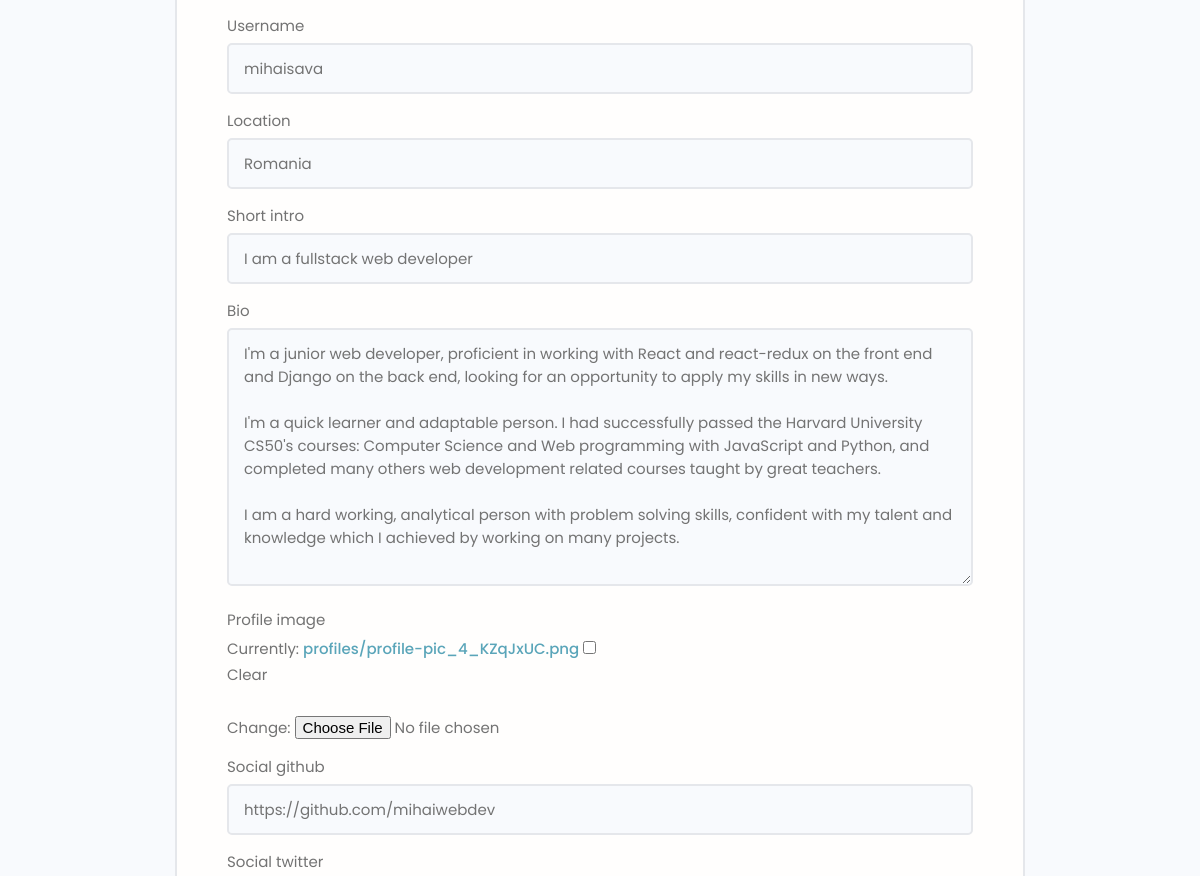
Page /edit-account/ (signed in, middle part) on the earlier database version.
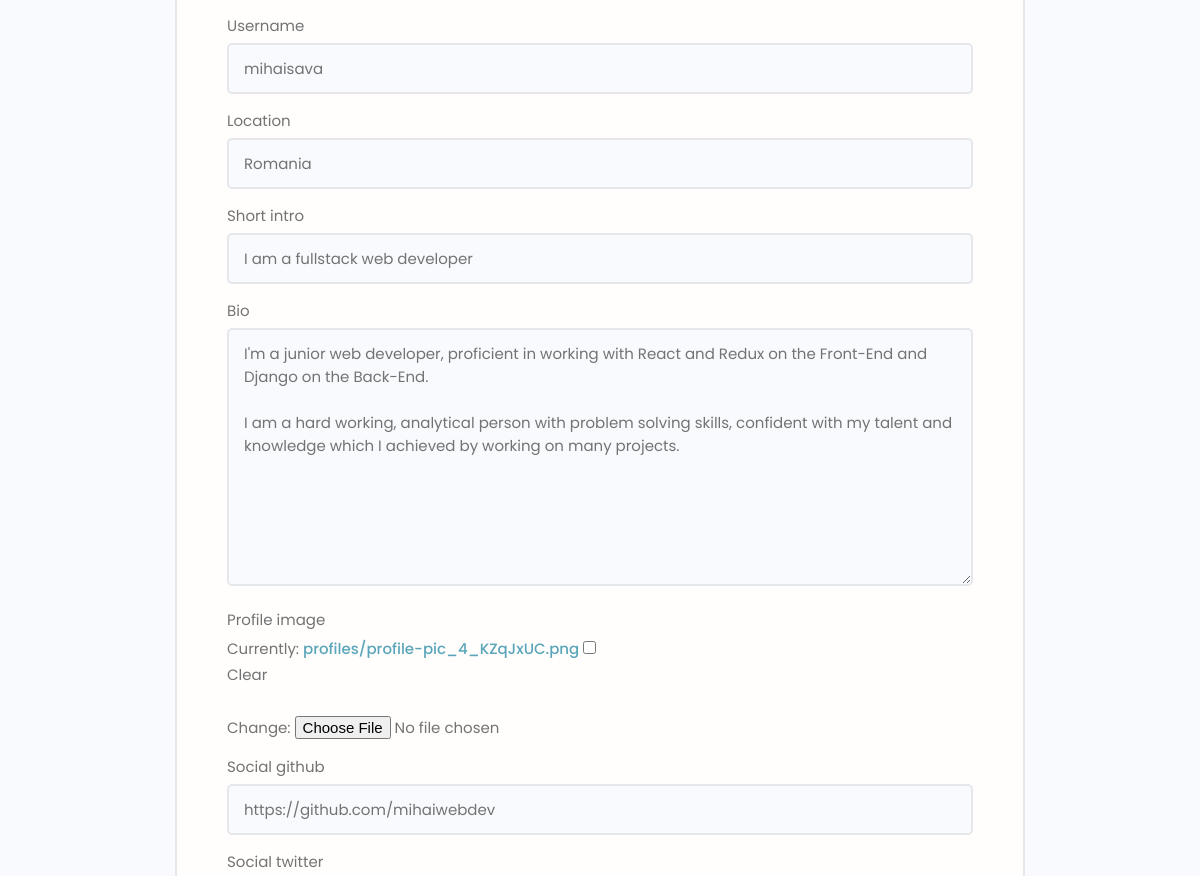
Same page on the later database version.
### users/models.py (models this page shows, shortened)
class Profile(models.Model):
    user = models.OneToOneField(
        User, on_delete=models.CASCADE, null=True, blank=True)
    name = models.CharField(max_length=200, null=True, blank=True)
    email = models.EmailField(max_length=500, null=True, blank=True)
    username = models.CharField(max_length=200, null=True, blank=True)
    location = models.CharField(max_length=200, null=True, blank=True)
    short_intro = models.CharField(max_length=500, null=True, blank=True)
    bio = models.TextField(null=True, blank=True)
    profile_image = models.ImageField(
        null=True, blank=True, upload_to='profiles/', default='profiles/user-default.png')
    social_github = models.CharField(max_length=200, null=True, blank=True)
    social_twitter = models.CharField(max_length=200, null=True, blank=True)
    social_linkedin = models.CharField(max_length=200, null=True, blank=True)
    social_youtube = models.CharField(max_length=200, null=True, blank=True)
    social_website = models.CharField(max_length=200, null=True, blank=True)
    created = models.DateTimeField(auto_now_add=True)
    id = models.UUIDField(default=uuid.uuid4, unique=True,
                          primary_key=True, editable=False)
    class Meta:
        ordering = ['created']

### users/views.py (the view)
# urls.py: path('edit-account/', views.editAccount, name='edit-account'),
@login_required(login_url='login')
def editAccount(request):
    profile = request.user.profile
    form = Profileform(instance=profile)
    if request.method == 'POST':
        form = Profileform(request.POST, request.FILES, instance=profile)
        if form.is_valid():
            form.save()
            return redirect('user-account')
    context = {'form': form}
    return render(request, 'users/profile-form.html', context)

### users/forms.py
class Profileform(ModelForm):
    class Meta:
        model = Profile
        fields = '__all__'
        exclude = ['user']
    def __init__(self, *args, **kwargs):
        super(Profileform, self).__init__(*args, **kwargs)
        for k, v in self.fields.items():
            v.widget.attrs.update({'class': 'input'})

### users/templates/users/profile-form.html (shortened to what this page needs)
{% extends 'main.html' %}
{% block body %}
<main class="formPage my-xl">
    <div class="content-box">
        <div class="formWrapper">
            <br>
                <form class="form" method="POST" action="{% url 'edit-account' %}" method="POST" enctype="multipart/form-data">
                    {% for field in form %}
                    <div class="form__field">
                        <label for="formInput#text">{{field.label}}</label>
                        {{field}}
                    </div>
                    {% endfor %}
                </form>
            </div>
        </div>
    </main>
{% endblock %}

Differences in the rows shown:
changed Profile "mihaisava": bio "…working with React and react-redux on the front end and Django on the back end, looking for an opportunity to apply my skills in new ways. I'm a quick learner and adaptable person. I had successfully passed the Harvard University CS50's courses: Computer Science and Web programming with JavaScript and Python, and completed many others web development related courses taught by great teachers. I am a hard…" → "…working with React and Redux on the Front-End and Django on the Back-End. I am a hard…"
